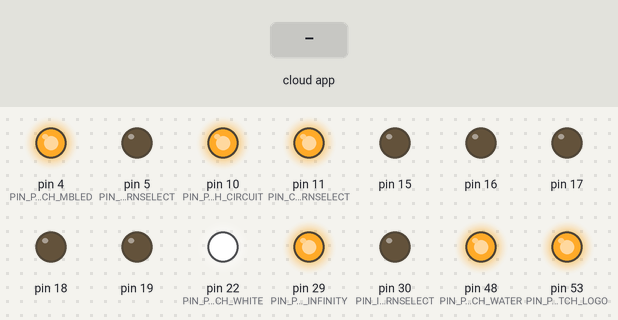
Bench run of a sketch on a simulated Arduino Mega 2560, built with avr-gcc and run on an emulated ATmega2560. Shown: output pins drawn as LEDs (lit = HIGH). The test bench sets the inputs (shaded band). The RemoteXY app is connected.

Above: at 1.2 s.
1.3 s: the phone or cloud app sets pushSwitch_Logo to 1
At 1.9 s:
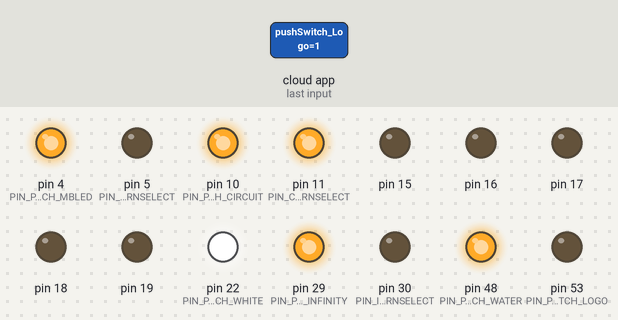
2.8 s: the phone or cloud app sets pushSwitch_mbLED to 1
At 4.0 s:
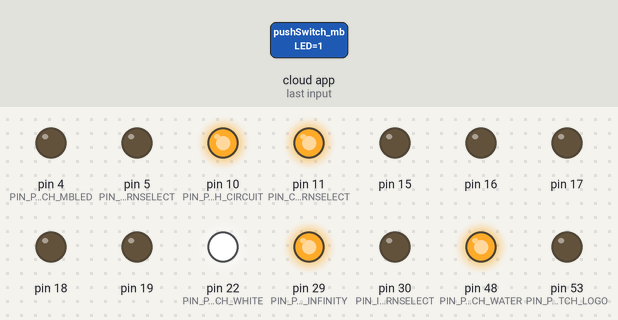
4.3 s: the phone or cloud app sets pushSwitch_Water to 1
At 5.3 s:
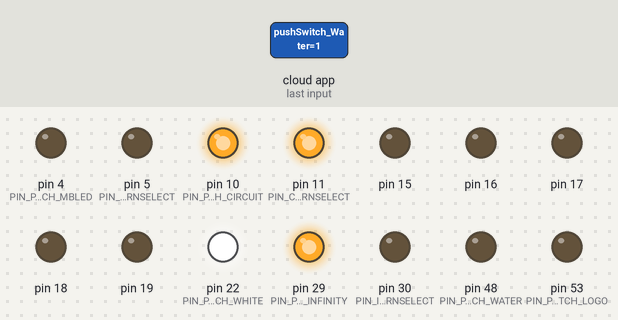
5.8 s: the phone or cloud app sets pushSwitch_White to 1
At 6.5 s:
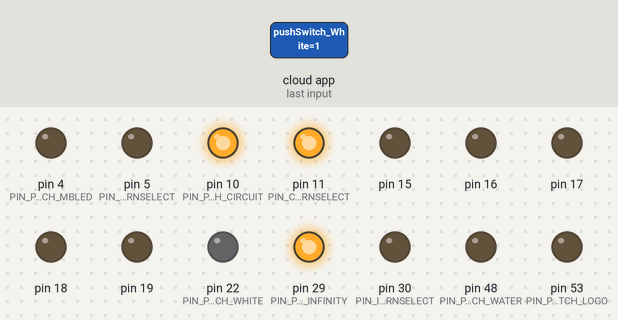
7.3 s: the phone or cloud app sets pushSwitch_Logo to 0
At 7.6 s:
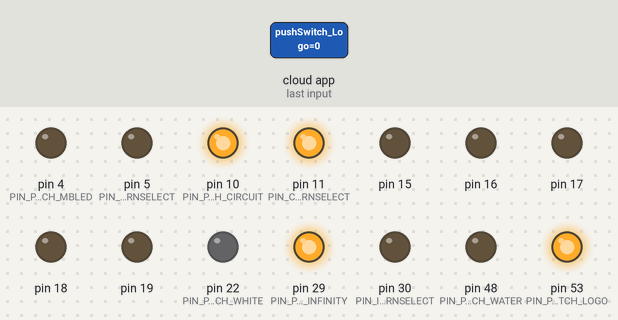
8.8 s: the phone or cloud app sets pushSwitch_mbLED to 0
At 10.0 s:
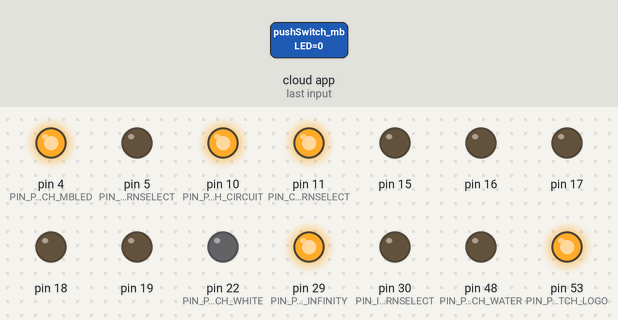
Timing chart, 0 to 11.3 s (numbered marks = the images above; inputs shaded):
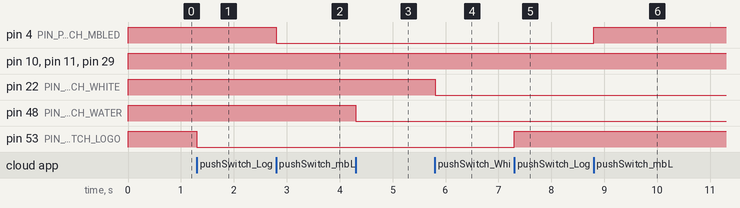

The sketch:

Desk_Master.v0.4.ino
```cpp
//    RossRobotics.com
//  4-6-22
//     -Initial Base Code from RemoteXY
//  4-9-22
//      -Added flowmeter logic
//      -Lots of GUI tweaks
//  4-18-22
//      -Added PC Fan control
//      -Added PWM feature for PC fans
//  4-19-22
//      -Added Brightness & pattern Speed control (might be a minute, since it requires hardware revisions)
//  4-20-22
//      -Added Logo color control (Hue)
//  4-24-22
//      -Fixed bug - button for logo pattern held high allowed current to flow keeping the logo half on
//        +All the other pattern select buttons has been changed to active HIGH.
//  5-4-22
//      -Added Thunderstorm effect (untested)
//  6-1-22
//    -Added MP3 Trigger for thunderstorm audio
//  6-2-22
//    -Added Circuit color control
//    -Cleaned up unused code
//    -reorganized pins to tidy up wiring

//////////////////////////////////////////////
//        RemoteXY include library          //
//////////////////////////////////////////////
// RemoteXY select connection mode and include library
// RemoteXY select connection mode and include library
#define REMOTEXY_MODE__HARDSERIAL

#include <RemoteXY.h>

// RemoteXY connection settings
#define REMOTEXY_SERIAL Serial
#define REMOTEXY_SERIAL_SPEED 9600


// RemoteXY configurate
#pragma pack(push, 1)
uint8_t RemoteXY_CONF[] =   // 1039 bytes
  { 255,31,0,4,0,8,4,16,25,4,130,0,30,23,36,34,2,180,130,0,
  0,23,30,34,2,180,130,1,23,6,24,11,0,25,130,0,0,0,100,22,
  0,29,130,0,22,0,55,22,0,30,130,0,0,23,57,34,1,29,130,0,
  39,1,22,20,0,164,1,1,4,7,15,10,0,48,31,32,32,80,87,82,
  32,32,0,1,1,80,7,15,10,0,77,31,32,32,82,83,84,32,32,0,
  130,0,57,23,43,34,1,30,72,140,41,2,18,18,0,24,26,188,25,0,
  0,0,0,0,0,200,66,0,0,0,0,135,0,0,240,65,0,0,200,66,
  94,0,0,160,65,0,0,240,65,63,0,0,32,65,0,0,160,65,48,0,
  0,0,0,0,0,32,65,129,0,17,24,25,3,1,26,68,101,115,107,32,
  76,69,68,32,67,111,110,116,114,111,108,0,69,1,39,4,3,3,0,10,
  53,24,3,12,6,0,4,34,31,70,32,70,97,110,115,32,79,110,0,31,
  70,32,70,97,110,115,32,79,102,102,0,10,53,24,13,12,6,0,4,34,
  31,82,32,70,97,110,115,32,79,110,0,31,82,32,70,97,110,115,32,79,
  102,102,0,10,53,63,3,11,6,0,4,34,31,80,117,109,112,32,79,110,
  0,31,80,117,109,112,32,79,102,102,0,10,53,63,13,11,6,0,4,34,
  31,77,101,116,101,114,32,79,110,0,31,77,101,116,101,114,32,79,102,102,
  0,70,32,43,4,14,14,0,164,37,135,2,10,117,2,29,13,6,1,4,
  34,31,32,32,32,76,111,103,111,32,32,32,0,31,10,117,2,36,13,6,
  1,4,34,31,32,32,32,32,32,77,66,32,32,32,32,32,0,31,10,117,
  2,43,13,6,1,4,34,31,32,32,87,97,116,101,114,32,32,0,31,10,
  117,2,50,13,6,1,4,34,31,32,32,87,104,105,116,101,32,32,0,31,
  10,117,30,29,13,6,1,4,34,31,32,73,110,102,105,110,105,116,121,32,
  0,31,129,0,44,19,11,2,0,25,32,87,97,116,101,114,32,70,108,111,
  119,0,1,1,18,30,8,4,1,28,192,226,150,186,0,129,0,18,28,8,
  2,1,26,80,97,116,116,101,114,110,115,0,1,1,18,37,8,4,1,28,
  136,226,150,186,0,1,1,18,44,8,4,1,28,66,226,150,186,0,1,1,
  18,51,8,4,1,26,31,88,0,1,1,46,30,8,4,1,28,163,226,150,
  186,0,129,0,80,1,14,3,0,26,32,80,67,32,82,101,115,101,116,0,
  129,0,82,19,11,2,0,26,80,114,101,115,115,32,52,32,115,101,99,0,
  129,0,4,1,15,3,0,26,32,80,67,32,80,111,119,101,114,0,131,1,
  20,58,19,4,1,14,24,77,97,105,110,0,131,0,42,58,18,4,2,166,
  24,69,102,102,101,99,116,115,0,10,117,30,36,13,6,1,4,34,31,32,
  32,32,67,97,115,101,32,32,32,0,31,4,0,35,27,5,29,2,27,25,
  4,0,42,27,5,29,2,27,25,4,0,49,27,5,29,2,27,25,129,0,
  40,23,16,3,2,26,66,114,105,103,104,116,110,101,115,115,0,4,0,56,
  27,5,29,2,27,25,129,0,35,26,5,2,2,26,76,111,103,111,0,129,
  0,42,26,6,2,2,26,87,97,116,101,114,0,129,0,50,26,4,2,2,
  26,73,110,102,121,0,129,0,57,26,3,2,2,26,77,66,0,130,0,66,
  23,34,34,2,180,129,0,75,23,18,3,2,26,69,102,102,101,99,116,32,
  83,112,101,101,100,0,4,0,70,27,5,29,2,87,25,4,0,77,27,5,
  29,2,87,25,4,0,84,27,5,29,2,87,25,129,0,71,26,3,2,2,
  26,77,66,0,129,0,77,26,5,2,2,26,76,111,103,111,0,129,0,84,
  26,6,2,2,26,87,97,116,101,114,0,4,0,91,27,5,29,2,87,25,
  129,0,92,26,4,2,2,26,88,116,114,97,0,1,1,46,37,8,4,1,
  28,227,226,150,186,0,10,117,68,30,21,4,1,4,34,31,32,32,32,32,
  32,32,32,83,116,111,114,109,32,32,32,32,32,32,32,0,31,129,0,68,
  24,21,3,1,26,83,112,101,99,105,97,108,32,69,102,102,101,99,116,115,
  0,129,0,11,23,7,3,2,26,67,111,108,111,114,0,129,0,5,26,5,
  2,2,26,76,111,103,111,0,4,0,5,27,5,29,2,27,25,10,117,30,
  43,13,6,1,4,34,31,32,32,67,105,114,99,117,105,116,32,32,0,31,
  1,1,46,44,8,4,1,28,9,226,150,186,0,4,0,19,27,5,29,2,
  27,25,129,0,18,26,7,2,2,26,32,67,105,114,99,117,105,116,0 };

// this structure defines all the variables and events of your control interface
struct {

    // input variables
  uint8_t sw_power; // =1 if button pressed, else =0
  uint8_t sw_reset; // =1 if button pressed, else =0
  uint8_t pushSwitch_ForwardFans; // =1 if state is ON, else =0
  uint8_t pushSwitch_RadFans; // =1 if state is ON, else =0
  uint8_t pushSwitch_Pump; // =1 if state is ON, else =0
  uint8_t pushSwitch_FlowMeter; // =1 if state is ON, else =0
  uint8_t pushSwitch_Logo; // =1 if state is ON, else =0
  uint8_t pushSwitch_mbLED; // =1 if state is ON, else =0
  uint8_t pushSwitch_Water; // =1 if state is ON, else =0
  uint8_t pushSwitch_White; // =1 if state is ON, else =0
  uint8_t pushSwitch_Infinity; // =1 if state is ON, else =0
  uint8_t logoPatternSelect; // =1 if button pressed, else =0
  uint8_t mbPatternSelect; // =1 if button pressed, else =0
  uint8_t waterPatternSelect; // =1 if button pressed, else =0
  uint8_t buttonNC; // =1 if button pressed, else =0
  uint8_t infinityPatternSelect; // =1 if button pressed, else =0
  uint8_t pushSwitch_CaseLED; // =1 if state is ON, else =0
  int8_t logo_Bright; // =0..100 slider position
  int8_t water_Bright; // =0..100 slider position
  int8_t infinity_Bright; // =0..100 slider position
  int8_t MB_Bright; // =0..100 slider position
  int8_t MB_Speed; // =0..100 slider position
  int8_t water_Speed; // =0..100 slider position
  int8_t infinity_Speed; // =0..100 slider position
  int8_t xtra_Speed; // =0..100 slider position
  uint8_t casePatternSelect; // =1 if button pressed, else =0
  int8_t logo_ColorHue; // =0..100 slider position
  int8_t MB_ColorHue; // =0..100 slider position
  int8_t water_ColorHue; // =0..100 slider position
  int8_t case_ColorHue; // =0..100 slider position
  uint8_t pushSwitch_Storm; // =1 if state is ON, else =0
  uint8_t circuitPatternSelect;
  uint8_t pushSwitch_Circuit;
  int8_t circuit_ColorHue;

    // output variables
  int8_t circularbar_1;  // from 0 to 100
  int16_t flowMeterAlarm; // =0 no sound, else ID of sound, =1001 for example, look sound list in app
  uint8_t flowStatus; // led state 0 .. 2

    // other variable
  uint8_t connect_flag;  // =1 if wire connected, else =0

} RemoteXY;
#pragma pack(pop)
/////////////////////////////////////////////
//           END RemoteXY include          //
/////////////////////////////////////////////

//#define PIN_SW_POWER 4
//#define PIN_SW_RESET 5
//#define PIN_PUSHSWITCH_FORWARDFANS 30
//#define PIN_PUSHSWITCH_RADFANS 23
//#define PIN_PUSHSWITCH_PUMP 24
//#define PIN_PUSHSWITCH_FLOWMETER 20
#define PIN_PUSHSWITCH_LOGO 53
#define PIN_PUSHSWITCH_MBLED 4
#define PIN_PUSHSWITCH_WATER 48
#define PIN_PUSHSWITCH_WHITE 22
#define PIN_PUSHSWITCH_INFINITY 29
#define PIN_LOGOPATTERNSELECT 52
#define PIN_MBPATTERNSELECT 5
#define PIN_WATERPATTERNSELECT 47
#define PIN_INFINITYPATTERNSELECT 30
#define PIN_PUSHSWITCH_CASELED 42
#define PIN_CASEPATTERNSELECT 41
#define PIN_BUTTONNC 50
#define LOGO_COLORHUE A2
#define CIRCUIT_COLORHUE A3
#define PIN_PUSHSWITCH_CIRCUIT 10
#define PIN_CIRCUITPATTERNSELECT 11

//THUNDERSTORM EFFECT
int stormEnable[] = {15,16,17,18,19,20};
#define PIN_PUSHSWITCH_STORM 31
#define PIN_STORM_AUDIO 32

//int flowInput = A1;
//int flow;
//int flowOutput;

void setup(){
  RemoteXY_Init ();

    for (int stormpins=15; stormpins<20; stormpins++) {
    pinMode(stormpins, OUTPUT);
  }
Serial.begin(9600);
  pinMode (PIN_PUSHSWITCH_LOGO, OUTPUT);
  pinMode (PIN_PUSHSWITCH_MBLED, OUTPUT);
  pinMode (PIN_PUSHSWITCH_WATER, OUTPUT);
  pinMode (PIN_PUSHSWITCH_WHITE, OUTPUT);
  pinMode (PIN_PUSHSWITCH_INFINITY, OUTPUT);
  pinMode (PIN_LOGOPATTERNSELECT, OUTPUT);
  pinMode (PIN_MBPATTERNSELECT, OUTPUT);
  pinMode (PIN_WATERPATTERNSELECT, OUTPUT);
  pinMode (PIN_BUTTONNC, OUTPUT);
  pinMode (PIN_INFINITYPATTERNSELECT, OUTPUT);
  pinMode (PIN_PUSHSWITCH_CASELED, OUTPUT);
  pinMode (PIN_CASEPATTERNSELECT, OUTPUT);
  pinMode (LOGO_COLORHUE, OUTPUT);
  pinMode (PIN_STORM_AUDIO, OUTPUT);
  pinMode (PIN_PUSHSWITCH_CIRCUIT, OUTPUT);
  pinMode (PIN_CIRCUITPATTERNSELECT, OUTPUT);
  pinMode (CIRCUIT_COLORHUE, OUTPUT);

  digitalWrite(PIN_STORM_AUDIO, HIGH);

}

void loop() {
  RemoteXY_Handler ();

  digitalWrite(PIN_PUSHSWITCH_STORM, (RemoteXY.pushSwitch_Storm==0)?LOW:HIGH);

   if (RemoteXY.pushSwitch_Storm!=0) {
    thunderstorm();
    digitalWrite(PIN_STORM_AUDIO, LOW);  //mp3 trigger active LOW
    delay(1);
    digitalWrite(PIN_STORM_AUDIO, HIGH);
   }
  digitalWrite(PIN_PUSHSWITCH_CIRCUIT, (RemoteXY.pushSwitch_Circuit==0)?HIGH:LOW);
  digitalWrite(PIN_CIRCUITPATTERNSELECT, (RemoteXY.circuitPatternSelect==0)?HIGH:LOW);
  digitalWrite(PIN_PUSHSWITCH_LOGO, (RemoteXY.pushSwitch_Logo == 0) ? HIGH : LOW);
  digitalWrite(PIN_PUSHSWITCH_MBLED, (RemoteXY.pushSwitch_mbLED == 0) ? HIGH : LOW);
  digitalWrite(PIN_PUSHSWITCH_WATER, (RemoteXY.pushSwitch_Water == 0) ? HIGH : LOW);
  digitalWrite(PIN_PUSHSWITCH_WHITE, (RemoteXY.pushSwitch_White == 0) ? HIGH : LOW);
  digitalWrite(PIN_PUSHSWITCH_INFINITY, (RemoteXY.pushSwitch_Infinity == 0) ? HIGH : LOW);

  digitalWrite(PIN_LOGOPATTERNSELECT, (RemoteXY.logoPatternSelect == 0) ? LOW : HIGH);
  analogWrite(LOGO_COLORHUE, RemoteXY.logo_ColorHue * 10.23); // sends voltage (0-5V) to the Logo controller to change color

  digitalWrite(PIN_MBPATTERNSELECT, (RemoteXY.mbPatternSelect == 0) ? LOW : HIGH);
  digitalWrite(PIN_WATERPATTERNSELECT, (RemoteXY.waterPatternSelect == 0) ? LOW : HIGH);
  digitalWrite(PIN_BUTTONNC, (RemoteXY.buttonNC == 0) ? HIGH : LOW);
  digitalWrite(PIN_INFINITYPATTERNSELECT, (RemoteXY.infinityPatternSelect == 0) ? LOW : HIGH);
  digitalWrite(PIN_PUSHSWITCH_CASELED, (RemoteXY.pushSwitch_CaseLED == 0) ? HIGH : LOW);
  digitalWrite(PIN_CASEPATTERNSELECT, (RemoteXY.casePatternSelect == 0) ? LOW : HIGH);
  analogWrite(CIRCUIT_COLORHUE, RemoteXY.circuit_ColorHue * 10.23);

//  flow = analogRead(flowInput);
//  flowOutput = (int)(flow / 10.23);
//  RemoteXY.circularbar_1 = flowOutput;
//  if (flowOutput <= 10) {
//    RemoteXY.flowMeterAlarm = 16;
//  }
}

void thunderstorm() {
  digitalWrite(PIN_STORM_AUDIO, LOW); //mp3 trigger active LOW
  //Serial.println("Storm!");
    for (int stormpins=15; stormpins<20; stormpins++){
    //digitalWrite(stormpins, HIGH);
  }
      for (int stormpins=15; stormpins<20; stormpins++){
    //digitalWrite(stormpins, LOW);
    return;
  }
  digitalWrite(PIN_STORM_AUDIO, HIGH);
}
```

Measured:
- after the input at 1.3 s, pin 53 (PIN_PUSHSWITCH_LOGO): HIGH → LOW at once
- after the input at 2.8 s, pin 4 (PIN_PUSHSWITCH_MBLED): HIGH → LOW at once
- after the input at 4.3 s, pin 48 (PIN_PUSHSWITCH_WATER): HIGH → LOW at once
- after the input at 5.8 s, pin 22 (PIN_PUSHSWITCH_WHITE): HIGH → LOW at once
- after the input at 7.3 s, pin 53 (PIN_PUSHSWITCH_LOGO): LOW → HIGH at once
- after the input at 8.8 s, pin 4 (PIN_PUSHSWITCH_MBLED): LOW → HIGH at once
